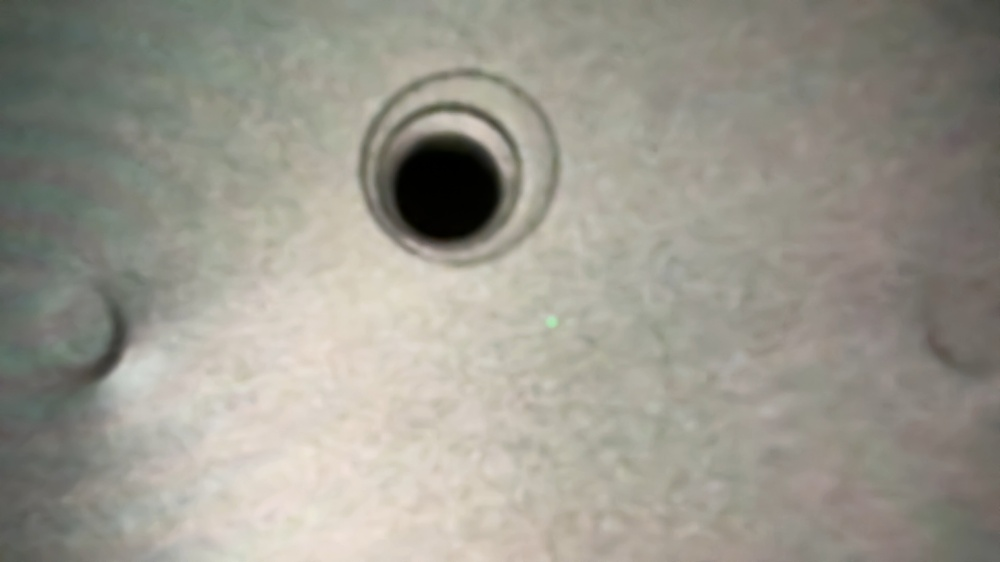
#> input picture data_collection/collected/Hole/Hole_20260819_193108.jpg, 1000 x 562 px, shrunk from 1920 x 1080 before the run; its folder holds only this picture in this run
$ python data_labeler.py ../collected/Hole/Hole_20260819_193108.jpg 5
#> lines starting #> are read from the running program, lines starting #| are printed output that depends on the picture; after the words box and inside, x2 and y2 are one past the last pixel; in counts of white or black regions, pixels touching at a corner belong together
import os
import sys
import cv2


# Drawing globals
drawing     = False
start_point = ()
end_point   = ()
boxes       = []

def draw_rectangle(event, x, y, flags, param):
    global drawing, start_point, end_point, boxes
    if event == cv2.EVENT_LBUTTONDOWN:
        drawing = True
        start_point = (x, y)
        end_point   = (x, y)
    elif event == cv2.EVENT_MOUSEMOVE and drawing:
        end_point = (x, y)
    elif event == cv2.EVENT_LBUTTONUP:
        drawing = False
        end_point = (x, y)
        boxes.append((start_point, end_point))

def annotate_image(image_path: str, class_id: int = 0):
#> called with class_id = 5
    global boxes, drawing, start_point, end_point
    boxes = []

    img = cv2.imread(image_path)
#> img is the input picture: shape (562, 1000, 3); mean B, G, R 141, 151.1, 153.7
    if img is None:
        print(f"❌ Cannot read image: {image_path}")
        return

    clone = img.copy()
    cv2.namedWindow("Annotate", cv2.WINDOW_GUI_NORMAL)  # Better performance
    cv2.setMouseCallback("Annotate", draw_rectangle)

    instructions = "Draw boxes → [s]=save  [r]=reset  [Esc]=exit"

    while True:
        temp = clone.copy()

        # Instructions
        cv2.putText(temp, instructions, (10, 25),
                    cv2.FONT_HERSHEY_SIMPLEX, 0.6, (255, 255, 255), 1)
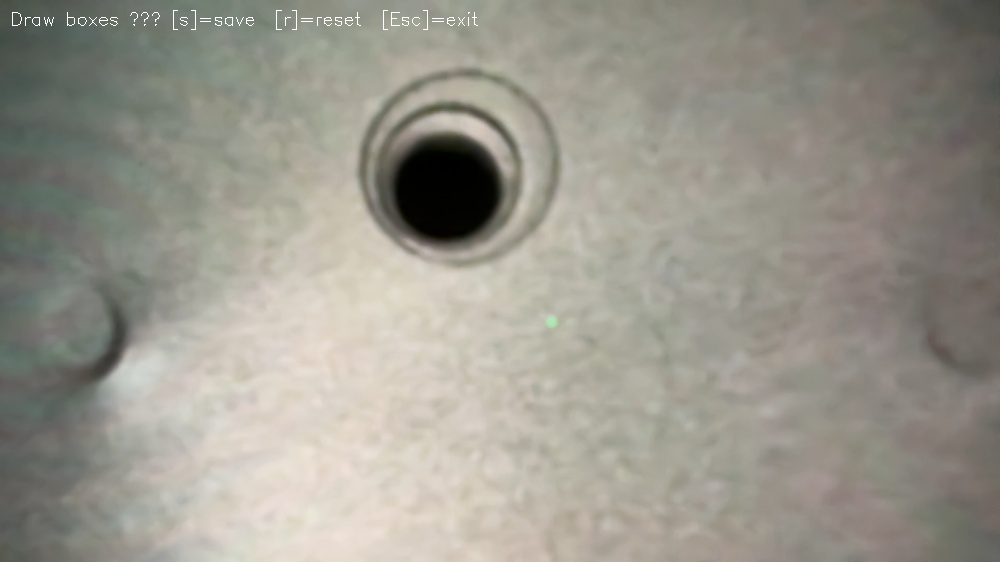
#> temp: shape (562, 1000, 3); 0.17% of pixels changed, all inside (x1, y1, x2, y2) = (12, 10, 478, 30)

        # Draw saved boxes in RED
        for (p1, p2) in boxes:
            cv2.rectangle(temp, p1, p2, (0, 0, 255), 2)

        # Draw current box (YELLOW)
        if drawing:
            cv2.rectangle(temp, start_point, end_point, (0, 255, 255), 1)

        cv2.imshow("Annotate", temp)
        key = cv2.waitKey(16) & 0xFF  # ~60 FPS (1000ms/16ms = 60fps)
#> (key Esc is pressed here)

        if key == ord('s') and boxes:
            save_annotations(image_path, boxes, img.shape, class_id)
            break
        elif key == ord('r'):
            boxes.clear()
        elif key == 27:  # ESC
            break

    cv2.destroyAllWindows()

def save_annotations(image_path, boxes, shape, class_id):
    h, w = shape[:2]

    rel_path = os.path.relpath(image_path, os.path.join("data_collection", "collected"))
    label_path = os.path.join("data_collection", "labels",
                              os.path.splitext(rel_path)[0] + ".txt")
    os.makedirs(os.path.dirname(label_path), exist_ok=True)

    with open(label_path, "w") as f:
        for (x1, y1), (x2, y2) in boxes:
            x1, x2 = sorted([x1, x2])
            y1, y2 = sorted([y1, y2])

            cx = ((x1 + x2) / 2) / w
            cy = ((y1 + y2) / 2) / h
            bw = abs(x2 - x1) / w
            bh = abs(y2 - y1) / h

            f.write(f"{class_id} {cx:.6f} {cy:.6f} {bw:.6f} {bh:.6f}\n")

    print(f"✅ Saved {len(boxes)} annotations → {label_path}")

if __name__ == "__main__":
    if len(sys.argv) < 2:
        print("Usage: python data_labeler.py <image_path> [class_id]")
        sys.exit(0)

    img_path = sys.argv[1]
    cls_id   = int(sys.argv[2]) if len(sys.argv) > 2 else 0
    annotate_image(img_path, cls_id)

$ run again, on data_collection/collected/scratch/scratch_20250711_161640.jpg
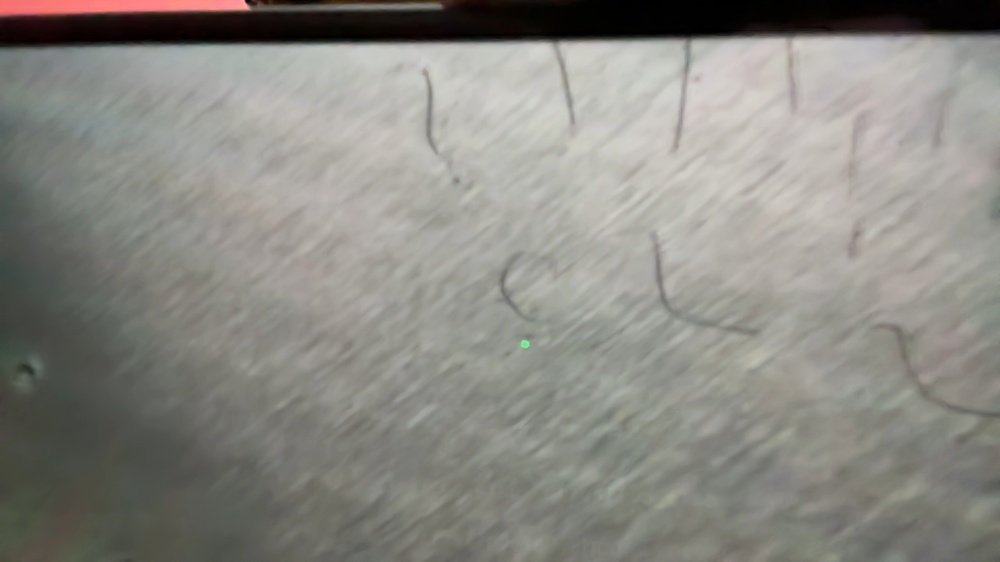
#> input picture data_collection/collected/scratch/scratch_20250711_161640.jpg, 1000 x 562 px, shrunk from 1920 x 1080 before the run
#> in annotate_image, img is the input picture: shape (562, 1000, 3); mean B, G, R 131, 137.2, 138.2
#> in annotate_image, `cv2.putText(temp, instructions, (10, 25), cv2.FONT_HERSHEY_SIMPLEX, 0...`:
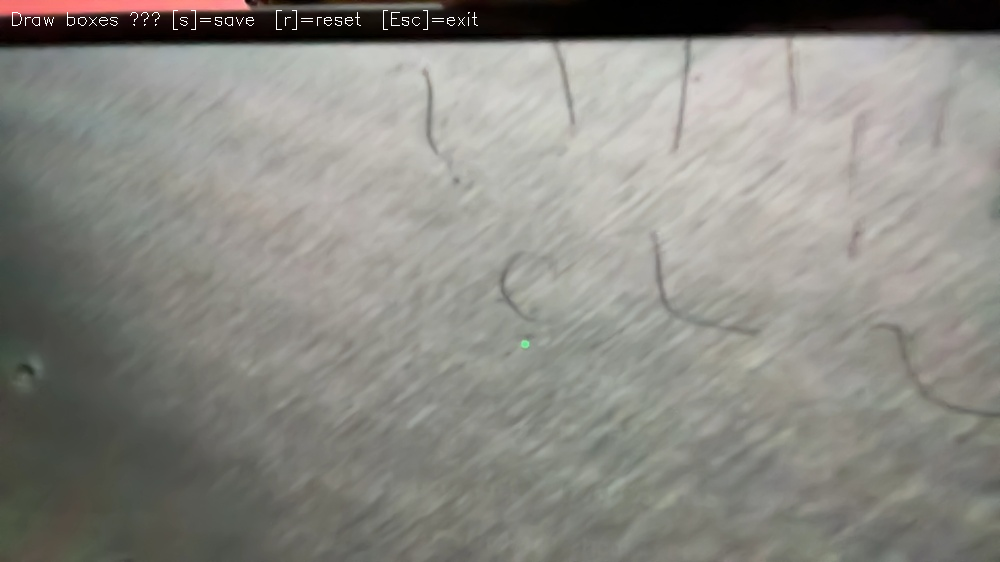
#> temp: shape (562, 1000, 3); 0.17% of pixels changed, all inside (x1, y1, x2, y2) = (12, 10, 478, 30)
